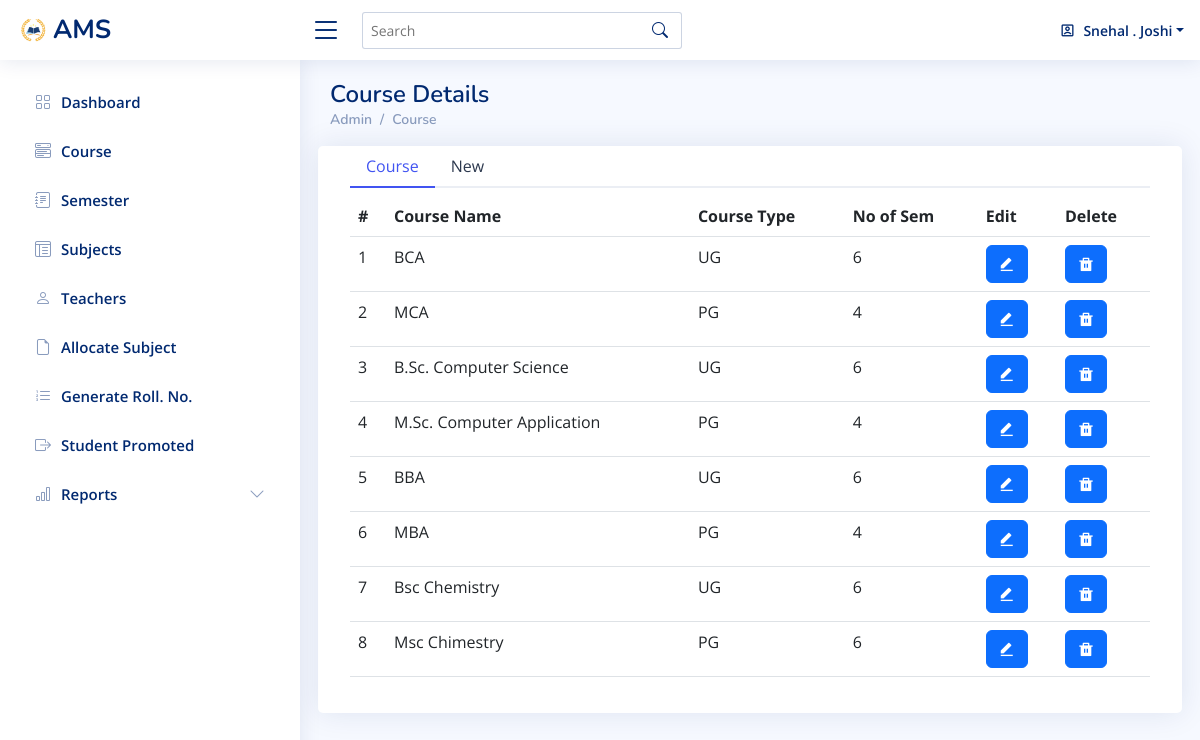
The page /course.php (signed in) on the database its author committed.
### tables this page shows
CREATE TABLE IF NOT EXISTS `course` (
  `course_id` int NOT NULL AUTO_INCREMENT,
  `course_name` varchar(50) NOT NULL,
  `course_type` varchar(10) NOT NULL,
  `course_sem` varchar(20) NOT NULL,
  PRIMARY KEY (`course_id`),
  UNIQUE KEY `course_id` (`course_id`),
  UNIQUE KEY `course_name` (`course_id`)
);

### course.php (the view, shortened to what this page needs)
<?php
include("database_connect.php");
$selectqry="select * from course";
$rscourse=mysqli_query($con,$selectqry);
?>
<!DOCTYPE html>
<html lang="en">
<head>
  <link href="assets/vendor/bootstrap/css/bootstrap.min.css" rel="stylesheet">
  <link href="assets/vendor/bootstrap-icons/bootstrap-icons.css" rel="stylesheet">
  <link href="assets/vendor/boxicons/css/boxicons.min.css" rel="stylesheet">
  <link href="assets/vendor/quill/quill.snow.css" rel="stylesheet">
  <link href="assets/vendor/quill/quill.bubble.css" rel="stylesheet">
  <link href="assets/vendor/remixicon/remixicon.css" rel="stylesheet">
  <link href="assets/vendor/simple-datatables/style.css" rel="stylesheet">
  <link href="assets/css/style.css" rel="stylesheet">
</head>
<body>
  <header id="header" class="header fixed-top d-flex align-items-center">
    <div class="d-flex align-items-center justify-content-between">
      <a href="#" class="logo d-flex align-items-center">
        <img src="img/logo/logoaaa.png" alt="">
        <span class="d-none d-lg-block">AMS</span>
      </a>
      <i class="bi bi-list toggle-sidebar-btn"></i>
    </div>
    <div class="search-bar">
      <form class="search-form d-flex align-items-center" method="POST" action="#">
        <input type="text" name="query" placeholder="Search" title="Enter search keyword">
        <button type="submit" title="Search"><i class="bi bi-search"></i></button>
      </form>
    </div>
    <nav class="header-nav ms-auto">
      <ul class="d-flex align-items-center">
        <li class="nav-item dropdown pe-3">
        <a class="nav-link nav-profile d-flex align-items-center pe-0" href="#" data-bs-toggle="dropdown">
            <i class="ri-account-box-line"></i>
            <span class="d-none d-md-block dropdown-toggle ps-2"><?PHP if(isset($_SESSION["u_name"])) echo $_SESSION["u_name"]; ?></span>
          </a>
        </li>
      </ul>
    </nav>
  </header>
  <aside id="sidebar" class="sidebar">
    <ul class="sidebar-nav" id="sidebar-nav">
      <li class="nav-item">
        <a class="nav-link collapsed" href="admin-dashboard.php">
          <i class="bi bi-grid"></i>
          <span>Dashboard</span>
        </a>
      </li>
      <li class="nav-item">
        <a class="nav-link collapsed"  href="course.php">
          <i class="bi bi-menu-button-wide"></i><span>Course</span>
        </a>
      </li>
      <li class="nav-item">
        <a class="nav-link collapsed"  href="semester.php">
          <i class="bi bi-journal-text"></i><span>Semester</span>
        </a>
      </li>
      <li class="nav-item">
        <a class="nav-link collapsed"  href="subjects.php">
          <i class="bi bi-layout-text-window-reverse"></i><span>Subjects</span>
        </a>
      </li>
      <li class="nav-item">
        <a class="nav-link collapsed"  href="teacher.php">
          <i class="bi bi-person"></i><span>Teachers</span>
        </a>
      </li>
      <li class="nav-item">
        <a class="nav-link collapsed"  href="allocate-subject.php">
          <i class="bi bi-file-earmark"></i><span>Allocate Subject</span>
        </a>
      </li>
      <li class="nav-item">
        <a class="nav-link collapsed"  href="Generate-rollno.php">
          <i class="bi bi-list-ol"></i><span>Generate Roll. No.</span>
        </a>
      </li>
      <li class="nav-item">
        <a class="nav-link collapsed"  href="student_promot.php">
          <i class="bi bi-box-arrow-right"></i><span>Student Promoted</span>
        </a>
      </li>
      <li class="nav-item">
        <a class="nav-link collapsed" data-bs-target="#icons-nav" data-bs-toggle="collapse" href="Reports.php">
          <i class="bi bi-bar-chart"></i><span>Reports</span><i class="bi bi-chevron-down ms-auto"></i>
        </a>
      </li>
         </ul>
  </aside>
  <main id="main" class="main">
    <div class="pagetitle">
      <h1>Course Details</h1>
      <nav>
        <ol class="breadcrumb">
        <li class="breadcrumb-item"><a href="index.html">Admin</a></li>
          <li class="breadcrumb-item">Course</li>
        </ol>
      </nav>
    </div>
    <section class="section">
      <div class="row">
        <div class="card">
          <div class="card-body">
            <ul class="nav nav-tabs nav-tabs-bordered" id="borderedTab" role="tablist">
              <li class="nav-item" role="presentation">
                <button class="<?php if(isset($course_id)) echo 'nav-link'; else echo 'nav-link active'?>" id="home-tab" data-bs-toggle="tab" data-bs-target="#bordered-home" type="button" role="tab" aria-controls="home" aria-selected="true">Course</button>
              </li>
              <li class="nav-item" role="presentation">
                <button class="<?php if(isset($course_id)) echo 'nav-link active'; else echo 'nav-link'?>" id="profile-tab" data-bs-toggle="tab" data-bs-target="#bordered-profile" type="button" role="tab" aria-controls="profile" aria-selected="false">New</button>
              </li>
            </ul>
            <div class="tab-content pt-2" id="borderedTabContent">
              <div class="<?php if(isset($course_id)) echo 'tab-pane fade'; else echo 'tab-pane fade show active'?>" id="bordered-home" role="tabpanel" aria-labelledby="home-tab">
              <table class="table datatable">
                <thead>
                  <tr>
                    <th scope="col">#</th>
                    <th scope="col">Course Name</th>
                    <th scope="col">Course Type</th>
                    <th scope="col">No of Sem</th>
                    <th scope="col">Edit</th>
                    <th scope="col">Delete</th>
                  </tr>
                </thead>
                <tbody>
                  <?php
                   if(!$rscourse)
                   {
                      echo "<tr><td colspan='6'> no records found...</td></tr>";
                   }
                   else
                   {
                      $cnt=1;
                      while($row=mysqli_fetch_row($rscourse))
                      {
                          echo "<tr>";
                          echo "<td>".$cnt."</td>";
                          echo "<td>".$row[1]."</td>";
                          echo "<td>".$row[2]."</td>";
                          echo "<td>".$row[3]."</td>";
                          echo "<td><a class='btn btn-primary' href='course.php?edit=".$row[0]."'><i class='ri-edit-fill'></i></a></td>";
                          echo "<td><button type='button' class='btn btn-primary' data-bs-toggle='modal' data-bs-target='#smallModal$row[0]'>
                          <i class='ri-delete-bin-fill'></i>
                        </button></td>";
                          echo "</tr>";
                          $cnt=$cnt+1;
                      }
                   }
                  ?>
                </tbody>
              </table>
                </div>
            </div>
          </div>
      </div>
    </section>
  </main>
</body>
</html>

### assets/css/style.css (style rules this page uses)
:root { scroll-behavior: smooth; }
body { font-family: "Open Sans", sans-serif; background: #f6f9ff; color: #444444; }
a { color: #4154f1; text-decoration: none; }
h1, h2, h3, h4, h5, h6 { font-family: "Nunito", sans-serif; }
#main { margin-top: 60px; padding: 20px 30px; transition: all 0.3s; }
.pagetitle { margin-bottom: 10px; }
.pagetitle h1 { font-size: 24px; margin-bottom: 0; font-weight: 600; color: #012970; }
.card { margin-bottom: 30px; border: none; border-radius: 5px; box-shadow: 0px 0 30px rgba(1, 41, 112, 0.1); }
.card-body { padding: 0 20px 20px 20px; }
.breadcrumb { font-size: 14px; font-family: "Nunito", sans-serif; color: #899bbd; font-weight: 600; }
.breadcrumb a { color: #899bbd; transition: 0.3s; }
.breadcrumb .breadcrumb-item::before { color: #899bbd; }
.nav-tabs-bordered { border-bottom: 2px solid #ebeef4; }
.nav-tabs-bordered .nav-link { margin-bottom: -2px; border: none; color: #2c384e; }
.nav-tabs-bordered .nav-link.active { background-color: #fff; color: #4154f1; border-bottom: 2px solid #4154f1; }
.logo { line-height: 1; }
@media (min-width: 1200px) { .logo { width: 280px; } }
.logo img { max-height: 26px; margin-right: 6px; }
.logo span { font-size: 26px; font-weight: 700; color: #012970; font-family: "Nunito", sans-serif; }
.header { transition: all 0.5s; z-index: 997; height: 60px; box-shadow: 0px 2px 20px rgba(1, 41, 112, 0.1); background-color: #fff; padding-left: 20px; }
.header .toggle-sidebar-btn { font-size: 32px; padding-left: 10px; cursor: pointer; color: #012970; }
.header .search-bar { min-width: 360px; padding: 0 20px; }
.header .search-form { width: 100%; }
.header .search-form input { border: 0; font-size: 14px; color: #012970; border: 1px solid rgba(1, 41, 112, 0.2); padding: 7px 38px 7px 8px; border-radius: 3px; transition: 0.3s; width: 100%; }
.header .search-form button { border: 0; padding: 0; margin-left: -30px; background: none; }
.header .search-form button i { color: #012970; }
.header-nav ul { list-style: none; }
.header-nav>ul { margin: 0; padding: 0; }
.header-nav .nav-profile { color: #012970; }
.header-nav .nav-profile span { font-size: 14px; font-weight: 600; }
.sidebar { position: fixed; top: 60px; left: 0; bottom: 0; width: 300px; z-index: 996; transition: all 0.3s; padding: 20px; overflow-y: auto; scrollbar-width: thin; scrollbar-color: #aab7cf transparent; box-shadow: 0px 0px 20px rgba(1, 41, 112, 0.1); background-color: #fff; }
@media (min-width: 1200px) { #main, #footer { margin-left: 300px; } }
.sidebar-nav { padding: 0; margin: 0; list-style: none; }
.sidebar-nav li { padding: 0; margin: 0; list-style: none; }
.sidebar-nav .nav-item { margin-bottom: 5px; }
.sidebar-nav .nav-link { display: flex; align-items: center; font-size: 15px; font-weight: 600; color: #4154f1; transition: 0.3; background: #f6f9ff; padding: 10px 15px; border-radius: 4px; }
.sidebar-nav .nav-link i { font-size: 16px; margin-right: 10px; color: #4154f1; }
.sidebar-nav .nav-link.collapsed { color: #012970; background: #fff; }
.sidebar-nav .nav-link.collapsed i { color: #899bbd; }
.sidebar-nav .nav-link .bi-chevron-down { margin-right: 0; transition: transform 0.2s ease-in-out; }

### rows shown on the page
course: course_name "BCA", course_type "UG", course_sem "6"
course: course_name "MCA", course_type "PG", course_sem "4"
course: course_name "B.Sc. Computer Science", course_type "UG", course_sem "6"
course: course_name "M.Sc. Computer Application", course_type "PG", course_sem "4"
course: course_name "BBA", course_type "UG", course_sem "6"
course: course_name "MBA", course_type "PG", course_sem "4"
course: course_name "Bsc Chemistry", course_type "UG", course_sem "6"
course: course_name "Msc Chimestry", course_type "PG", course_sem "6"

### other values the page prints
$_SESSION["u_name"] "Snehal . Joshi"
